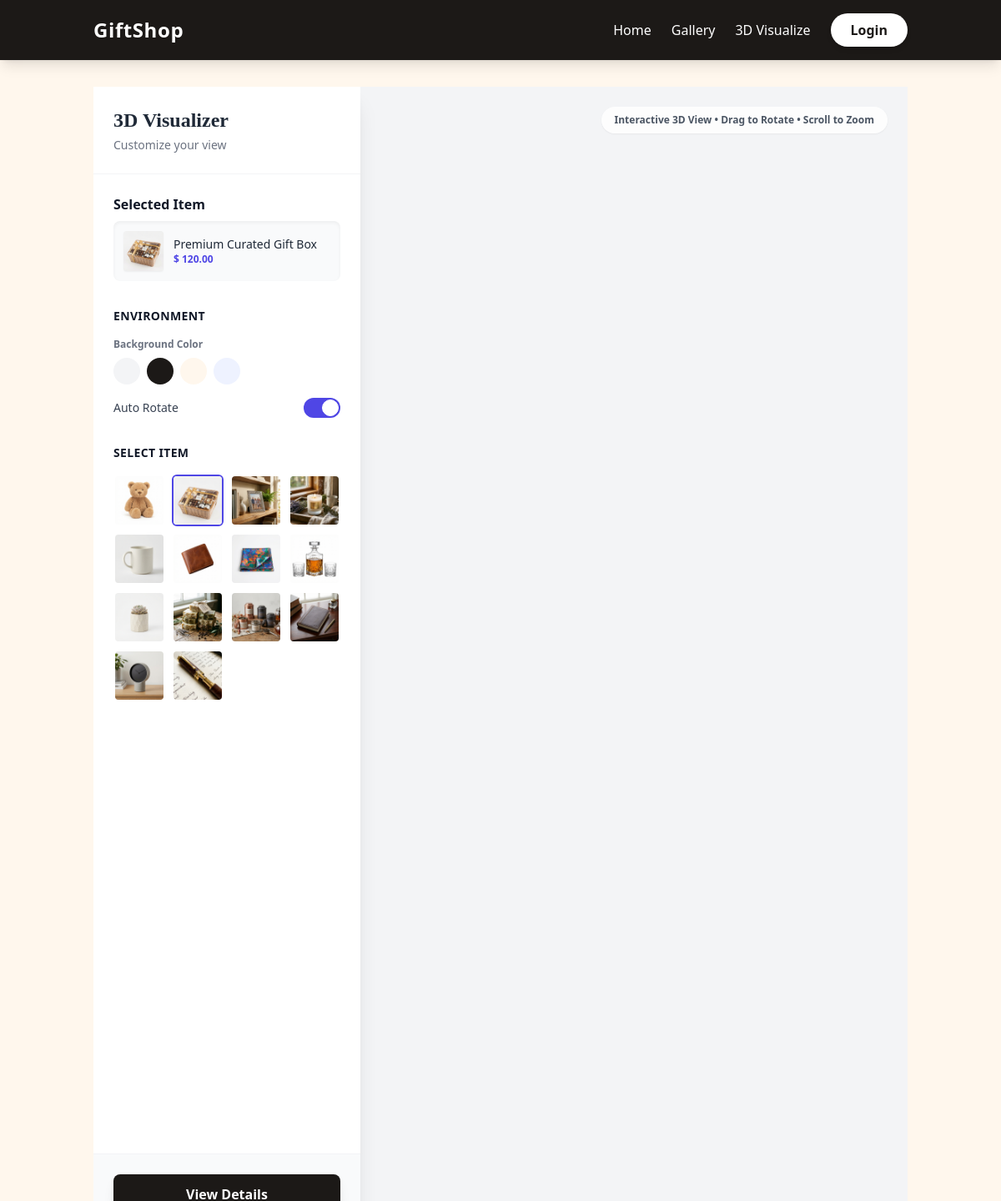
The page /index.php?page=visualize&id=29 on the database its author committed.
### tables this page shows
CREATE TABLE products (
        id INTEGER PRIMARY KEY AUTOINCREMENT,
        category_id INTEGER,
        name TEXT NOT NULL,
        description TEXT,
        price REAL NOT NULL,
        image_url TEXT,
        is_featured INTEGER DEFAULT 0,
        FOREIGN KEY(category_id) REFERENCES categories(id)
    );

### views/visualize.php (the view, shortened to what this page needs)
<?php
$db = Database::getConnection();
$product_id = $_GET['id'] ?? null;
if ($product_id) {
    $stmt = $db->prepare("SELECT * FROM products WHERE id = ?");
    $stmt->execute([$product_id]);
    $product = $stmt->fetch();
} else {
    $product = $db->query("SELECT * FROM products LIMIT 1")->fetch();
}
$all_products = $db->query("SELECT * FROM products")->fetchAll();
?>
<div class="flex h-[calc(100vh-64px)] bg-gray-100 overflow-hidden">
    <div class="w-80 bg-white shadow-xl z-10 flex flex-col h-full overflow-y-auto">
        <div class="p-6 border-b border-gray-100">
            <h2 class="text-2xl font-bold text-gray-800 font-serif">3D Visualizer</h2>
            <p class="text-gray-500 text-sm mt-1">Customize your view</p>
        </div>
        <div class="p-6 space-y-8 flex-grow">
            <div>
                <h3 class="font-bold text-gray-900 mb-2">Selected Item</h3>
                <div class="bg-gray-50 rounded-lg p-3 flex items-center shadow-inner">
                    <img src="<?= htmlspecialchars($product['image_url']) ?>"
                        class="w-12 h-12 rounded object-cover mr-3 bg-white shadow-sm">
                    <div>
                        <p class="font-medium text-sm text-gray-800 line-clamp-1">
                            <?= htmlspecialchars($product['name']) ?>
                        </p>
                        <p class="text-xs text-indigo-600 font-bold">$
                            <?= number_format($product['price'], 2) ?>
                        </p>
                    </div>
                </div>
            </div>
            <div>
                <h3 class="font-bold text-gray-900 mb-4 text-sm uppercase tracking-wide">Environment</h3>
                <div class="space-y-4">
                    <div>
                        <label class="block text-xs font-semibold text-gray-500 mb-2">Background Color</label>
                        <div class="flex space-x-2">
                            <button onclick="changeBg('#f3f4f6')"
                                class="w-8 h-8 rounded-full bg-gray-100 border-2 border-transparent hover:border-indigo-500 focus:border-indigo-500 outline-none transition"></button>
                            <button onclick="changeBg('#1c1917')"
                                class="w-8 h-8 rounded-full bg-stone-900 border-2 border-transparent hover:border-indigo-500 focus:border-indigo-500 outline-none transition"></button>
                            <button onclick="changeBg('#fff7ed')"
                                class="w-8 h-8 rounded-full bg-orange-50 border-2 border-transparent hover:border-indigo-500 focus:border-indigo-500 outline-none transition"></button>
                            <button onclick="changeBg('#e0e7ff')"
                                class="w-8 h-8 rounded-full bg-indigo-50 border-2 border-transparent hover:border-indigo-500 focus:border-indigo-500 outline-none transition"></button>
                        </div>
                    </div>
                    <div class="flex items-center justify-between">
                        <span class="text-sm font-medium text-gray-700">Auto Rotate</span>
                        <label class="relative inline-flex items-center cursor-pointer">
                            <div
                                class="w-11 h-6 bg-gray-200 peer-focus:outline-none peer-focus:ring-4 peer-focus:ring-indigo-300 rounded-full peer peer-checked:after:translate-x-full peer-checked:after:border-white after:content-[''] after:absolute after:top-[2px] after:left-[2px] after:bg-white after:border-gray-300 after:border after:rounded-full after:h-5 after:w-5 after:transition-all peer-checked:bg-indigo-600">
                            </div>
                        </label>
                    </div>
                </div>
            </div>
            <div>
                <h3 class="font-bold text-gray-900 mb-4 text-sm uppercase tracking-wide">Select Item</h3>
                <div class="grid grid-cols-4 gap-2">
                    <?php foreach ($all_products as $p): ?>
                        <a href="index.php?page=visualize&id=<?= $p['id'] ?>"
                            class="block relative group aspect-square rounded-md overflow-hidden border-2 <?= ($p['id'] == $product['id']) ? 'border-indigo-600' : 'border-transparent hover:border-gray-300' ?> transition">
                            <img src="<?= htmlspecialchars($p['image_url']) ?>" class="w-full h-full object-cover">
                        </a>
                    <?php endforeach; ?>
                </div>
            </div>
        </div>
        <div class="p-6 bg-gray-50 border-t border-gray-100">
            <a href="index.php?page=product&id=<?= $product['id'] ?>"
                class="block w-full bg-stone-900 text-white text-center py-3 rounded-lg font-bold hover:bg-stone-800 transition shadow-lg">View
                Details</a>
        </div>
    </div>
    <div id="canvas-container" class="flex-grow relative bg-gray-100 cursor-move">
        <div class="absolute top-6 right-6 z-10 bg-white/80 backdrop-blur-sm px-4 py-2 rounded-full shadow-sm">
            <p class="text-xs font-semibold text-gray-600">Interactive 3D View • Drag to Rotate • Scroll to Zoom</p>
        </div>
    </div>
</div>

### assets/css/style.css (style rules this page uses)
body { font-family: 'Poppins', sans-serif; color: #333; }

### rows shown on the page
products: image_url (picture), name "Premium Curated Gift Box", price "120.00"
products: image_url (picture)
products: image_url (picture)
products: image_url (picture)
products: image_url (picture)
products: image_url (picture)
products: image_url (picture)
products: image_url (picture)
products: image_url (picture)
products: image_url (picture)
products: image_url (picture)
products: image_url (picture)
products: image_url (picture)
products: image_url (picture)
